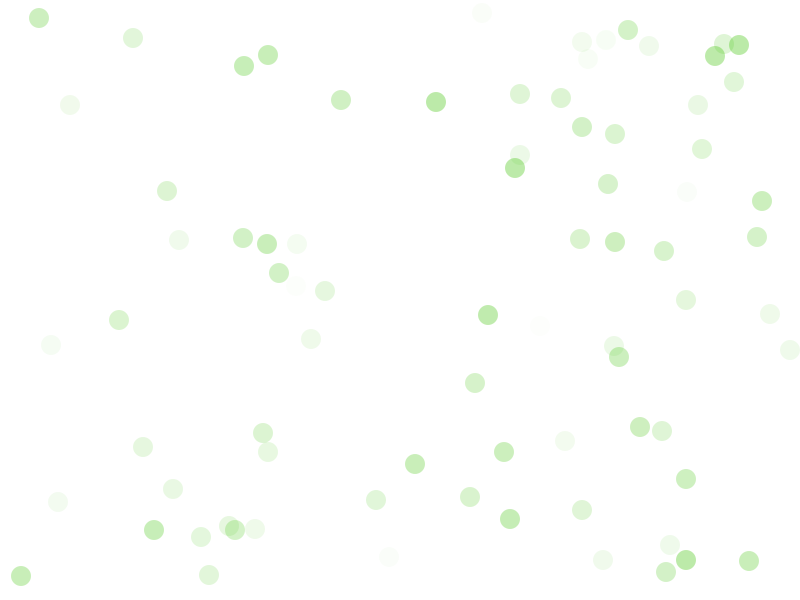
Frame 1 (no input)
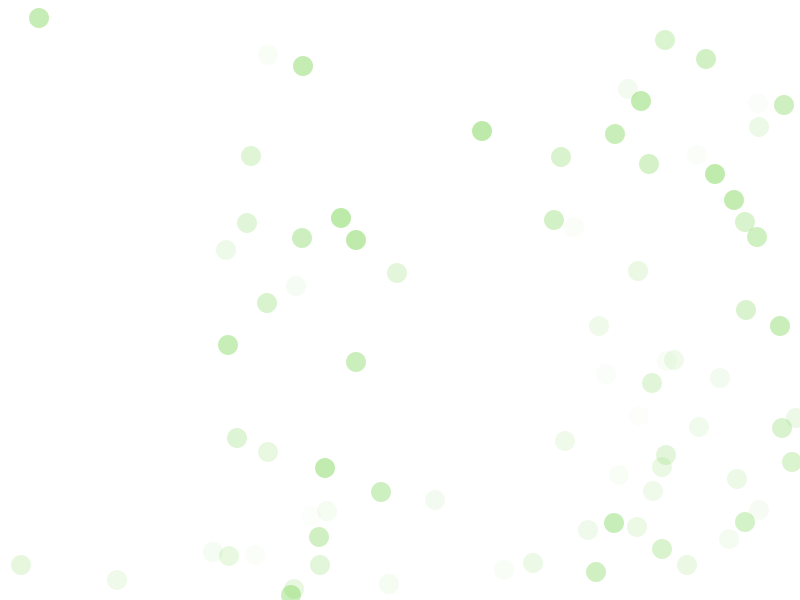
Frame 60 (the mouse pressed at the canvas centre just before this capture)
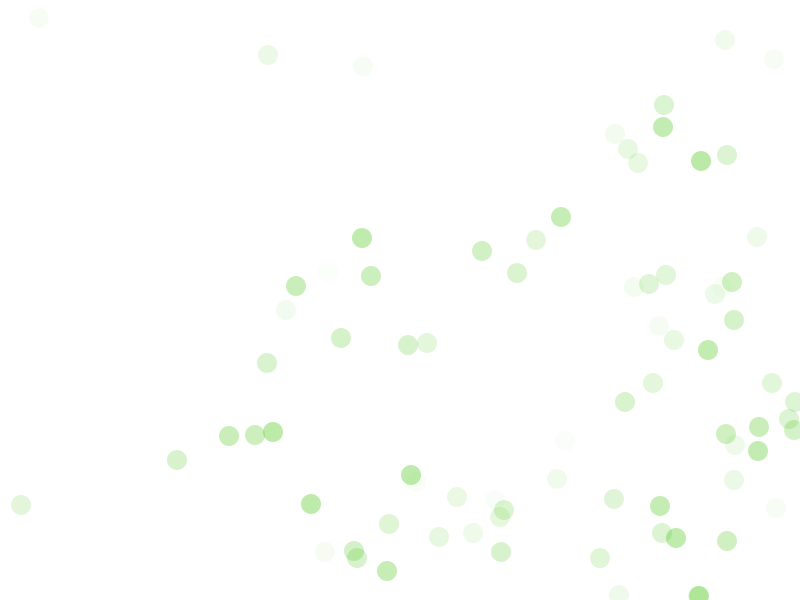
Frame 120 (the mouse held since frame 60 and released just before this capture)

The Processing sketch that drew these frames (run headless with seeded random() and noise(); from frame 60 on, the mouse is pressed at the canvas centre):

// Processing sketch: processing_105830
// ── processing_105830.pde

int arraySize= 80;
int[] x = new int[arraySize];
int[] y = new int[arraySize];
int[] xSpeed = new int[arraySize];
int[] ySpeed = new int [arraySize];
int value = 80;

void setup() {
  size(800, 600);

  //filling the array (x,y, xspeed,yspeed)
  for (int i = 0; i<arraySize; i++) {
    x[i]=int(random(800));
    y[i]=int(random(600));
    xSpeed[i]= int(random(4));
    ySpeed[i]= int(random(4));
  }
}

void draw() {
  background(255);
  noStroke();

  for (int i = 0; i<arraySize; i++) {
    x[i]=x[i]+xSpeed[i];
    y[i]=y[i]+ySpeed[i];
    fill(value, 200, 30, random(100));
    ellipse(x[i], y[i], 20, 20);
    if (x[i] >= width) {
      xSpeed[i] = xSpeed[i] * -1;
    }
    if (x[i] <= 0) {
      xSpeed[i] = xSpeed[i] * -1;
    }
    if (y[i] >= height) {
      ySpeed[i] = ySpeed[i] * -1;
    }
    if (y[i] <= 0 ) {
      ySpeed[i] = ySpeed[i] * -1;
    }
  }
}

void mouseClicked() {
  if (value == 80) {
    value = 255;
  }
  else {
    value = 80;
  }
}
